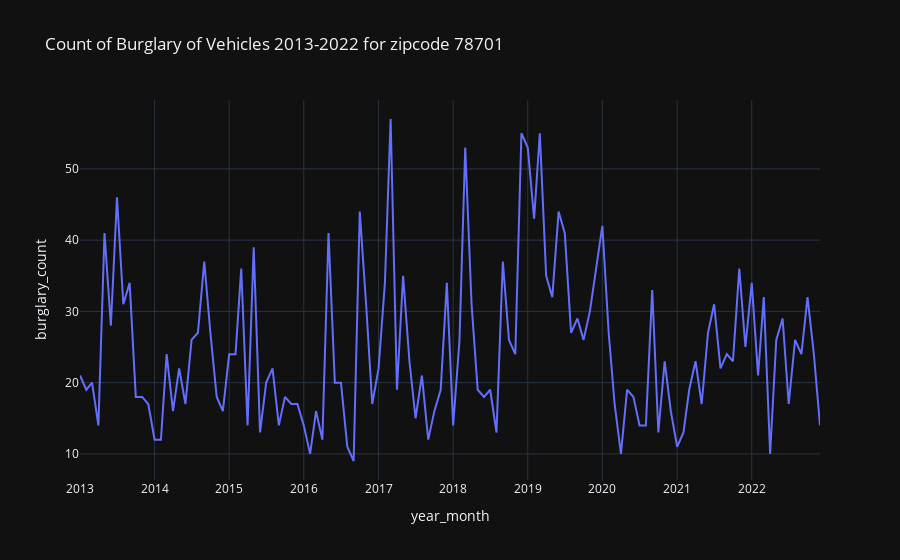

Here is the notebook cell this chart was saved with:
### Code cell
fig = px.line(df_burglary_gpby_date, x='year_month', y='burglary_count', title="Count of Burglary of Vehicles 2013-2022 for zipcode 78701",template='plotly_dark')

fig.show()

### Figure 1 — Plotly figure (JSON) as saved in the notebook; plotly's stock layout.template omitted (floating-point values rounded to 4 significant figures)
{"data": [{"hovertemplate": "year_month=%{x}<br>burglary_count=%{y}<extra></extra>", "legendgroup": "", "line": {"color": "#636efa", "dash": "solid"}, "marker": {"symbol": "circle"}, "mode": "lines", "name": "", "orientation": "v", "showlegend": false, "type": "scatter", "x": ["2013-01", "2013-02", "2013-03", "2013-04", "2013-05", "2013-06", "2013-07", "2013-08", "2013-09", "2013-10", "2013-11", "2013-12", "2014-01", "2014-02", "2014-03", "2014-04", "2014-05", "2014-06", "2014-07", "2014-08", "2014-09", "2014-10", "2014-11", "2014-12", "2015-01", "2015-02", "2015-03", "2015-04", "2015-05", "2015-06", "2015-07", "2015-08", "2015-09", "2015-10", "2015-11", "2015-12", "2016-01", "2016-02", "2016-03", "2016-04", "2016-05", "2016-06", "2016-07", "2016-08", "2016-09", "2016-10", "2016-11", "2016-12", "2017-01", "2017-02", "2017-03", "2017-04", "2017-05", "2017-06", "2017-07", "2017-08", "2017-09", "2017-10", "2017-11", "2017-12", "2018-01", "2018-02", "2018-03", "2018-04", "2018-05", "2018-06", "2018-07", "2018-08", "2018-09", "2018-10", "2018-11", "2018-12", "2019-01", "2019-02", "2019-03", "2019-04", "2019-05", "2019-06", "2019-07", "2019-08", "2019-09", "2019-10", "2019-11", "2019-12", "2020-01", "2020-02", "2020-03", "2020-04", "2020-05", "2020-06", "2020-07", "2020-08", "2020-09", "2020-10", "2020-11", "2020-12", "2021-01", "2021-02", "2021-03", "2021-04", "2021-05", "2021-06", "2021-07", "2021-08", "2021-09", "2021-10", "2021-11", "2021-12", "2022-01", "2022-02", "2022-03", "2022-04", "2022-05", "2022-06", "2022-07", "2022-08", "2022-09", "2022-10", "2022-11", "2022-12"], "xaxis": "x", "y": [21, 19, 20, 14, 41, 28, 46, 31, 34, 18, 18, 17, 12, 12, 24, 16, 22, 17, 26, 27, 37, 27, 18, 16, 24, 24, 36, 14, 39, 13, 20, 22, 14, 18, 17, 17, 14, 10, 16, 12, 41, 20, 20, 11, 9, 44, 31, 17, 22, 34, 57, 19, 35, 23, 15, 21, 12, 16, 19, 34, 14, 26, 53, 31, 19, 18, 19, 13, 37, 26, 24, 55, 53, 43, 55, 35, 32, 44, 41, 27, 29, 26, 30, 36, 42, 27, 17, 10, 19, 18, 14, 14, 33, 13, 23, 16, 11, 13, 19, 23, 17, 27, 31, 22, 24, 23, 36, 25, 34, 21, 32, 10, 26, 29, 17, 26, 24, 32, 24, 14], "yaxis": "y"}], "layout": {"legend": {"tracegroupgap": 0}, "title": {"text": "Count of Burglary of Vehicles 2013-2022 for zipcode 78701"}, "xaxis": {"anchor": "y", "domain": [0, 1], "title": {"text": "year_month"}}, "yaxis": {"anchor": "x", "domain": [0, 1], "title": {"text": "burglary_count"}}}}
